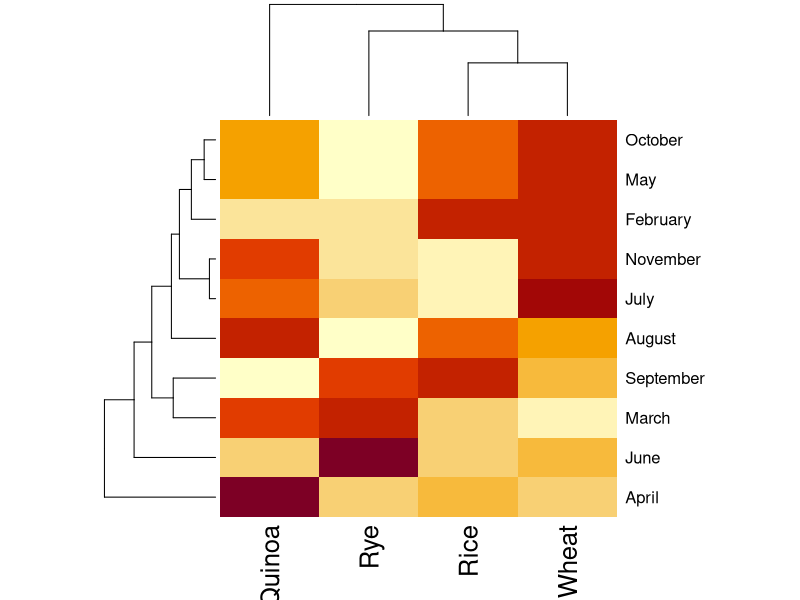
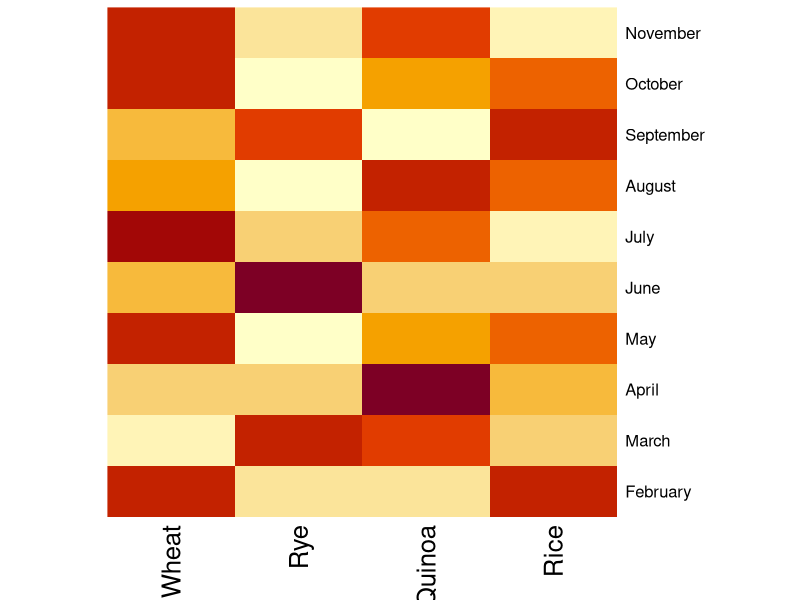
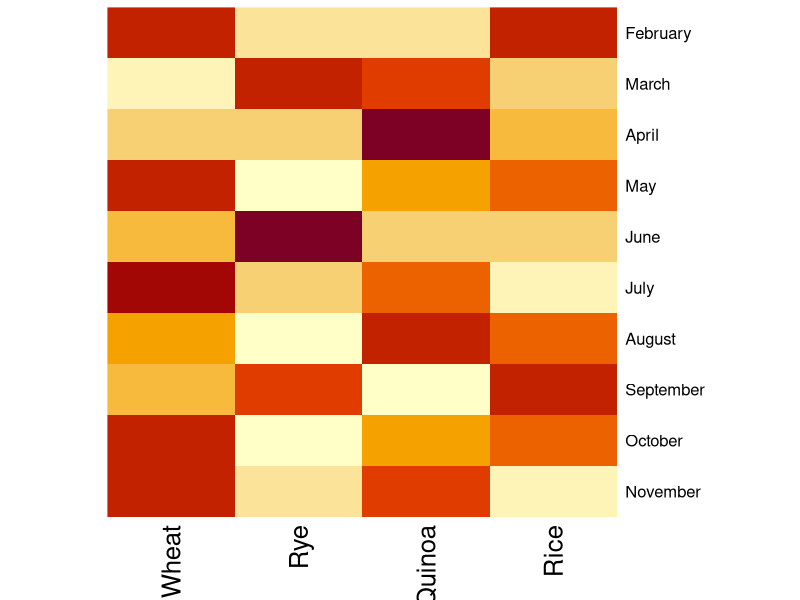
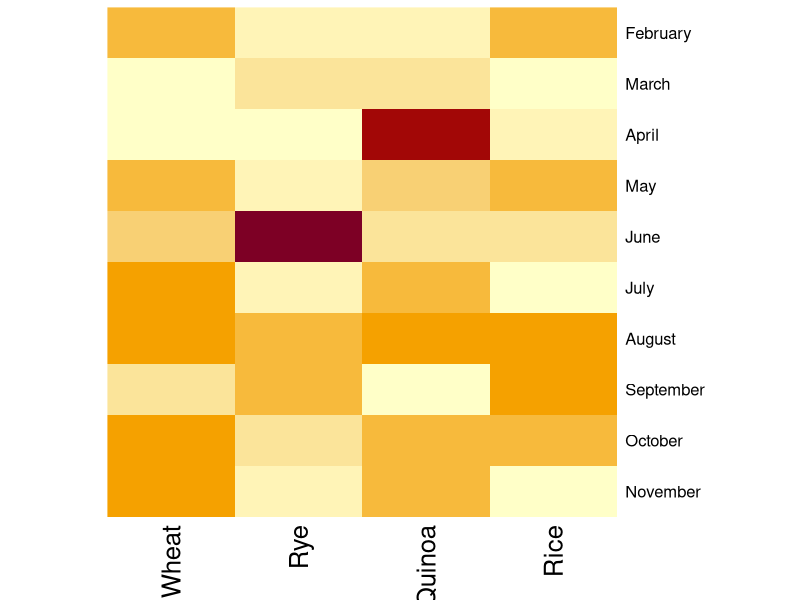
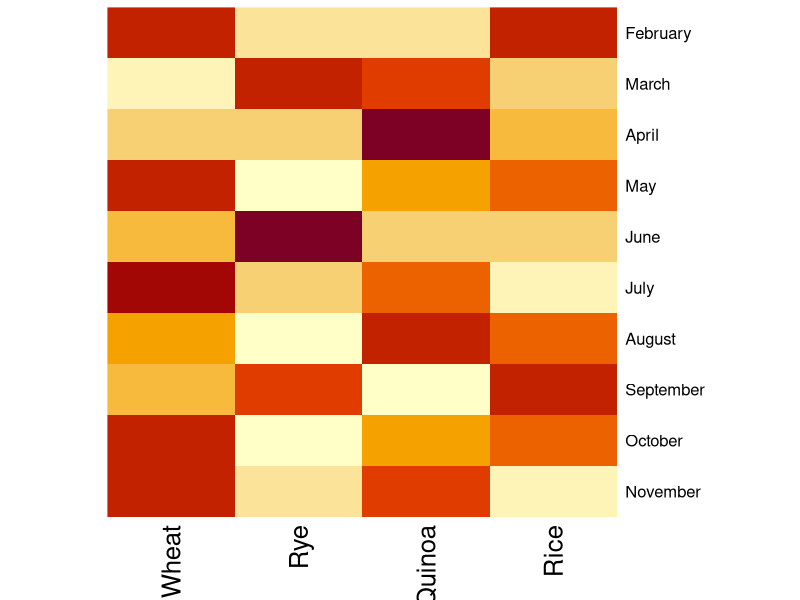
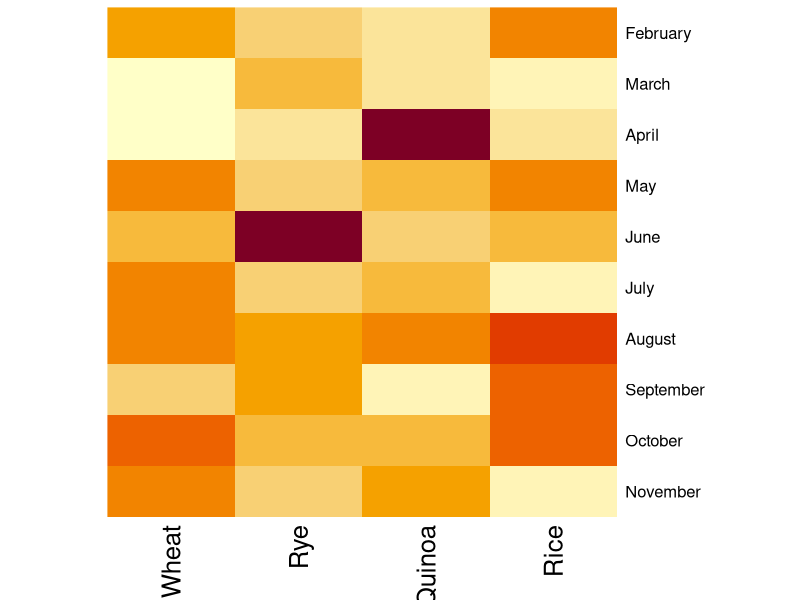
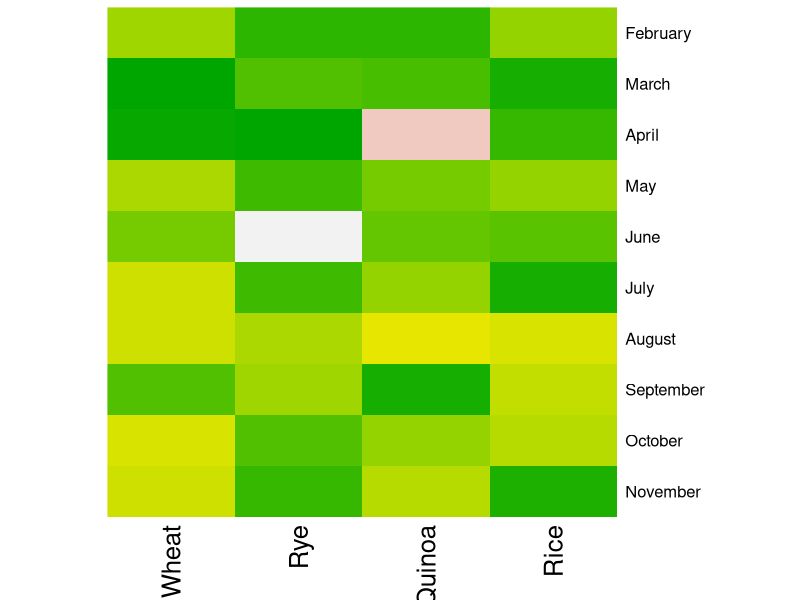
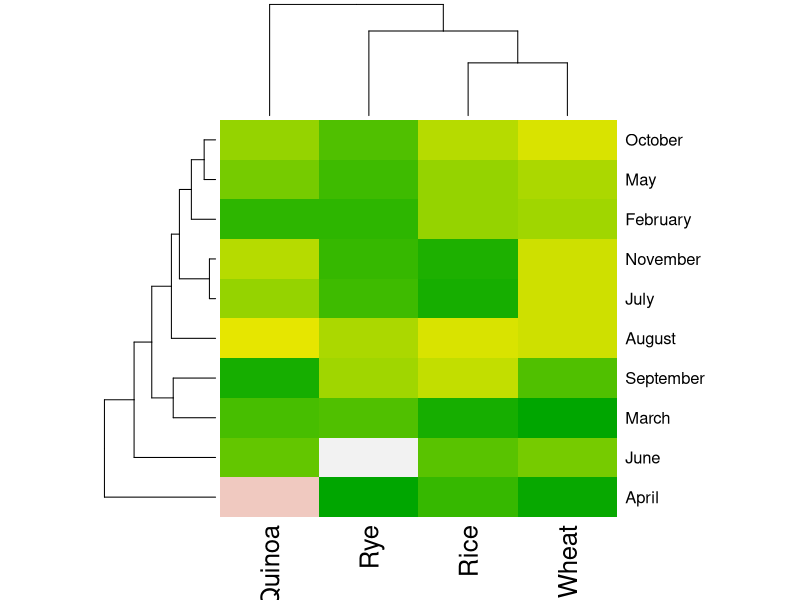

Write the R code that produced these figures, in order.
# Copyright Mark Niemann-Ross, 2019
# Author: Mark Niemann-Ross. mark.niemannross@gmail.com
# LinkedIn: https://www.linkedin.com/in/markniemannross/
# Github: https://github.com/mnr
# More Learning: http://niemannross.com/link/mnratlil
# Description: heatmap
# affiliate: https://linkedin-learning.pxf.io/rweekly_heatmap

# first concern about heatmap - data must be a numeric matrix

mySimpleData <- matrix(c(sample(1:25, 40, replace=TRUE)), nrow = 10)
mySimpleData[15] <- 50 # YIKES! an outlier!
mySimpleData[23] <- 45 # YIKES! an outlier!
mySimpleColNames <- c("Wheat", "Rye", "Quinoa", "Rice" )
dimnames(mySimpleData) <- list(c(month.name[2:11]), mySimpleColNames)

# the very basic heatmap
heatmap(mySimpleData) 
# rows and columns are grouped and a dendogram is shown

# use RowV and ColV = NA to suppress dendogram
heatmap(mySimpleData, Rowv = NA, Colv = NA) 

# months from top to bottom
heatmap(mySimpleData, Rowv = NA, Colv = NA, revC = TRUE) 

# scale = none keeps the color -> value consistent
# row/column scaled to mean of 0, stdDev = 1
heatmap(mySimpleData, Rowv = NA, Colv = NA, revC = TRUE, scale = "none") 
heatmap(mySimpleData, Rowv = NA, Colv = NA, revC = TRUE, scale = "row")
heatmap(mySimpleData, Rowv = NA, Colv = NA, revC = TRUE, scale = "column") 

# change the colors
heatmap(mySimpleData, 
        Rowv = NA, Colv = NA, revC = TRUE,
        scale = "none",
        col=terrain.colors(max(mySimpleData))
        ) 

heatmap(mySimpleData, 
        scale = "none",
        col=terrain.colors(max(mySimpleData))
) 
